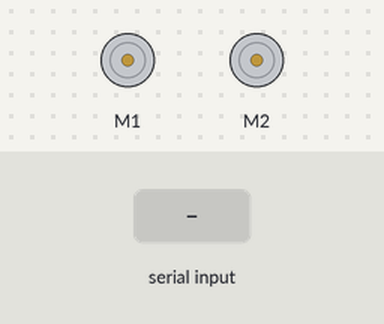
Simulated run of this sketch. Board: Arduino Uno, built with avr-gcc and run on an emulated ATmega328P. On the bench: 2 × DC motor (green arrow = forward, orange = backward, longer = faster). The inputs (shaded band) are chosen by the test bench.

Above: at 1.2 s.
1.3 s: "F" received over Serial
At 2.3 s:
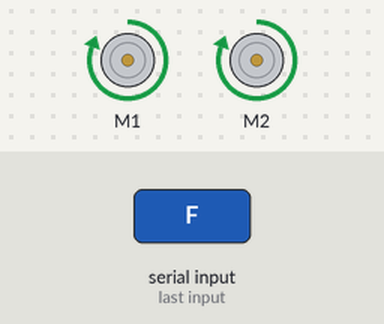
2.8 s: "B" received over Serial
At 3.4 s:
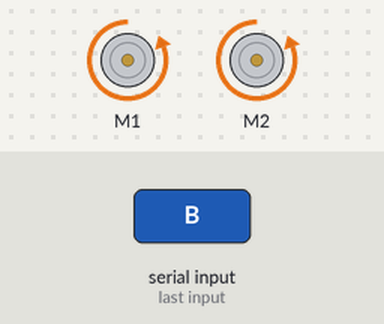
4.3 s: "L" received over Serial
At 5.5 s:
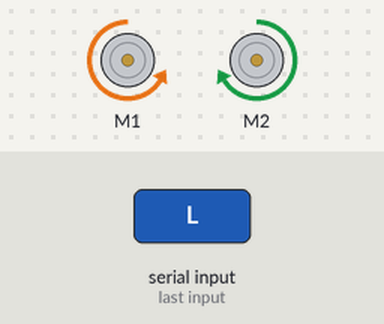
5.8 s: "R" received over Serial
At 6.9 s:
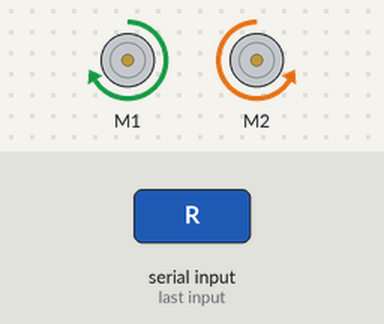
7.3 s: "S" received over Serial
At 8.0 s:
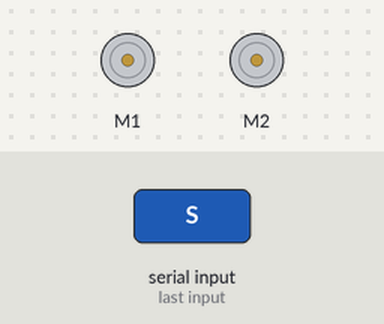
Timing chart, 0 to 9.8 s (numbered marks = the images above; inputs shaded):
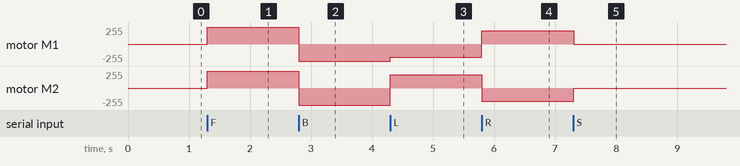

Measured:
- after the input at 1.3 s, motor M1, motor M2: stopped → forward 255/255 at once
- after the input at 2.8 s, motor M1, motor M2: forward 255/255 → backward 255/255 at once
- after the input at 4.3 s, motor M1: backward 255/255 → backward 200/255 at once; motor M2: backward 255/255 → forward 200/255 at once
- after the input at 5.8 s, motor M1: backward 200/255 → forward 200/255 at once; motor M2: forward 200/255 → backward 200/255 at once
- after the input at 7.3 s, motor M1: forward 200/255 → stopped at once; motor M2: backward 200/255 → stopped at once

The sketch:

bluetooth_cntrl_Car.ino
```cpp
#include <AFMotor.h>

AF_DCMotor motor1(1); // Motor 1 is connected to M1 and M2
AF_DCMotor motor2(2); // Motor 2 is connected to M3 and M4

char command; // Variable to store received command from Bluetooth

void setup()
{
    Serial.begin(9600); // Set the baud rate to your Bluetooth module.
}

void loop()
{
    if (Serial.available() > 0)
    {
        command = Serial.read(); // Read the incoming command from Bluetooth

        // Perform action based on the received command
        switch (command)
        {
        case 'F': // Move forward
            motor1.setSpeed(255);
            motor2.setSpeed(255);
            motor1.run(FORWARD);
            motor2.run(FORWARD);
            break;
        case 'B': // Move backward
            motor1.setSpeed(255);
            motor2.setSpeed(255);
            motor1.run(BACKWARD);
            motor2.run(BACKWARD);
            break;
        case 'L': // Turn left
            motor1.setSpeed(200);
            motor2.setSpeed(200);
            motor1.run(BACKWARD);
            motor2.run(FORWARD);
            break;
        case 'R': // Turn right
            motor1.setSpeed(200);
            motor2.setSpeed(200);
            motor1.run(FORWARD);
            motor2.run(BACKWARD);
            break;
        case 'S': // Stop
            motor1.setSpeed(0);
            motor2.setSpeed(0);
            motor1.run(RELEASE);
            motor2.run(RELEASE);
            break;
        }
    }
}
```
